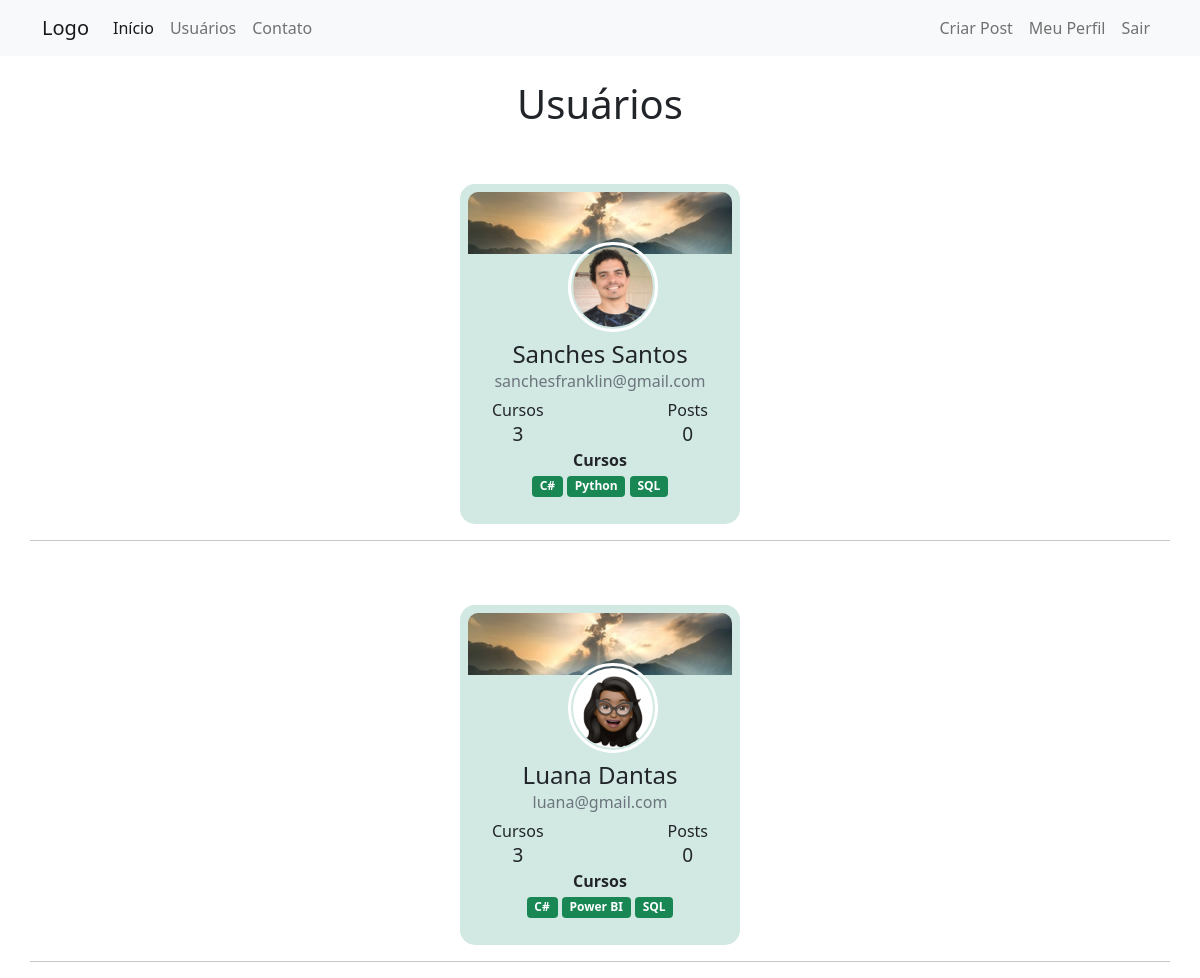
The app's page /usuarios (signed in) with its own data.
### appcomunidade/models.py (models this page shows)
class Usuario(database.Model, UserMixin):
    id = database.Column(database.Integer, primary_key=True)
    username = database.Column(database.String, nullable=False)
    email = database.Column(database.String, nullable=False, unique=True)
    senha = database.Column(database.String, nullable=False)
    foto_perfil = database.Column(database.String, default='default.jpg')
    posts = database.relationship('Post', backref='autor', lazy=True)
    cursos = database.Column(database.String, nullable=False, default='Não informado')

### appcomunidade/routes.py (the view)
@app.route("/usuarios")
@login_required
def usuarios():
    path_foto_perfil = url_for('static', filename='fotos_perfil/')
    lista_usuarios = Usuario.query.all()
    return render_template('usuarios.html', lista_usuarios=lista_usuarios, path_foto_perfil=path_foto_perfil)

### appcomunidade/models.py (called while the page is built)
@login_manager.user_loader
def load_usuario(id_usuario):
    return Usuario.query.get(id_usuario)

### appcomunidade/templates/usuarios.html (shortened to what this page needs)
{% extends 'base.html' %} {% block body %}
<div class="container mt-4">
  <h1 style="text-align: center">Usuários</h1>
  <div class="row">
    {% for usuario in lista_usuarios %}
    <div class="col d-flex justify-content-center">
      <div class="card-usuarios mt-5 mb-3">
        <div class="upper">
          <img src="../static/imgs/capa_perfil.jpg" class="img-fluid" />
        </div>
        <div class="user text-center">
          <div class="profile">
            <img
              src="{{ path_foto_perfil + usuario.foto_perfil }}"
              class="rounded-circle"
              width="80"
            />
          </div>
        </div>
        <div class="mt-5 text-center">
          <h4 class="mb-0">{{usuario.username}}</h4>
          <span class="text-muted d-block mb-2">{{usuario.email}}</span>
          <div
            class="d-flex justify-content-between align-items-center mt-2 px-4"
          >
            <div class="stats-usuarios">
              <h6 class="mb-0">Cursos</h6>
              <span>{{ current_user.cursos.count(';') + 1 }}</span>
            </div>
            <div class="stats-usuarios">
              <h6 class="mb-0">Posts</h6>
              <span>0</span>
            </div>
          </div>
        </div>
        <div class="justify-content-center">
          <div class="col" style="text-align: center">
            <strong>Cursos</strong><br />
            {% for curso in usuario.cursos.split(';') %}
            <span class="badge bg-success">{{ curso }}</span>
            {% endfor %}
          </div>
        </div>
      </div>
    </div>
    <hr />
    {% endfor %}
  </div>
  {% endblock %}

### appcomunidade/static/main.css (style rules this page uses)
.card-usuarios { width: 280px; border: none; border-radius: 15px; padding: 8px; background-color: #d2e8e3; position: relative; height: 340px; }
.upper { height: 100px; }
.upper img { width: 100%; border-top-left-radius: 10px; border-top-right-radius: 10px; }
.user { position: relative; }
.profile img { height: 80px; width: 80px; margin-top: 2px; }
.profile { position: absolute; top: -50px; left: 38%; height: 90px; width: 90px; border: 3px solid #fff; border-radius: 50%; }
.stats-usuarios { background-color: #d2e8e3; }
.stats-usuarios span { font-size: 19px; }

### records on screen
Usuario: foto_perfil (picture), username "Sanches Santos", email "sanchesfranklin@gmail.com", cursos "3", curso "C#" "Python" "SQL"
Usuario: foto_perfil (picture), username "Luana Dantas", email "luana@gmail.com", curso "C#" "Power BI" "SQL"
